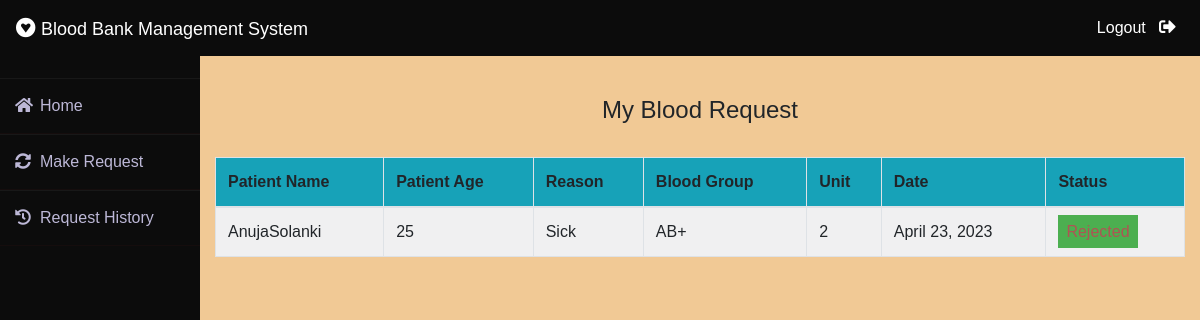
The page /patient/my-request (signed in) on the database its author committed.
### blood/models.py (models this page shows, shortened)
class BloodRequest(models.Model):
    request_by_patient=models.ForeignKey(pmodels.Patient,null=True,on_delete=models.CASCADE)
    request_by_donor=models.ForeignKey(dmodels.Donor,null=True,on_delete=models.CASCADE)
    patient_name=models.CharField(max_length=30)
    patient_age=models.PositiveIntegerField()
    reason=models.CharField(max_length=500)
    bloodgroup=models.CharField(max_length=10)
    unit=models.PositiveIntegerField(default=0)
    status=models.CharField(max_length=20,default="Pending")
    date=models.DateField(auto_now=True)

### patient/views.py (the view)
# urls.py: path('my-request', views.my_request_view,name='my-request'),
def my_request_view(request):
    patient= models.Patient.objects.get(user_id=request.user.id)
    blood_request=bmodels.BloodRequest.objects.all().filter(request_by_patient=patient)
    return render(request,'patient/my_request.html',{'blood_request':blood_request})

### templates/patient/my_request.html (shortened to what this page needs)
{% extends 'patient/patientbase.html' %}
{% block content %}
{% load widget_tweaks %}
{%load static%}
<head>
   </head>
<br><br>
<div class="container">
    <H4 class="text-center">My Blood Request</H4><br>
    <table class="table table-light table-hover table-bordered table-striped">
        <thead class="bg-info">
            <tr>
                <th scope="col">Patient Name</th>
                <th scope="col">Patient Age</th>
                <th scope="col">Reason</th>
                <th scope="col">Blood Group</th>
                <th scope="col">Unit</th>
                <th scope="col">Date</th>
                <th scope="col">Status</th>
            </tr>
        </thead>
        <tbody>
            {% for t in blood_request %}
            <tr>
                <td> {{t.patient_name}}</td>
                <td>{{t.patient_age}}</td>
                <td>{{t.reason}}</td>
                <td>{{t.bloodgroup}}</td>
                <td>{{t.unit}}</td>
                <td>{{t.date}}</td>
                {% if t.status == 'Approved' %}
                <td><span class="label warning"> Approved</span></td>
                {% elif t.status == 'Rejected' %}
                <td><span class="label success">Rejected</span></td>
                {% else %}
                <td><span style="color: rgb(183, 15, 15);margin-left: 0px;" class="label info">Pending</span></td>
                {% endif %}
            </tr>
            {% endfor %}
        </tbody>
    </table>
</div>
{% endblock content %}

### templates/patient/patientbase.html (style rules this page uses)
* { margin: 0; padding: 0; box-sizing: border-box; list-style: none; text-decoration: none; font-family: 'Josefin Sans', sans-serif; }
body { background-color: #f3f5f9; }

### templates/patient/my_request.html (style rules this page uses)
body { background-color: rgb(241, 201, 149); }
.label { color: rgb(175, 84, 84); padding: 8px; }
.success { background-color: #4CAF50; }

### rows shown on the page
BloodRequest: patient_name "AnujaSolanki", patient_age "25", reason "Sick", bloodgroup "AB+", unit "2", date "April 23, 2023", status "Rejected"
